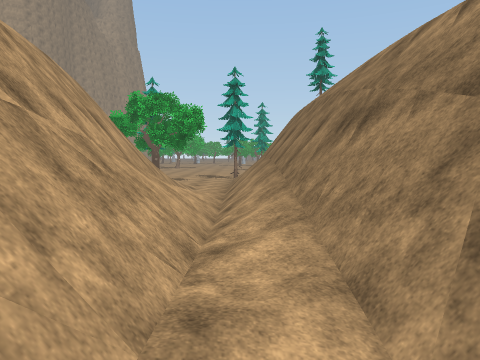
View 1 (above)

12 first-person views from a walk through a scene from a Unity 3-D project. The camera is 1.5 m above the floor, tilts 4° down and sees 70° across. The floor is counted in squares, 1 m on a side. Each view is taken from the middle of a square. On the plan, view 1 faces up. The plan holds only what a view shows up to about 16 squares ahead; the rest is blank. The place goes on beyond the plan. The player is left out. Some surface patterns are stand-ins.

View 2
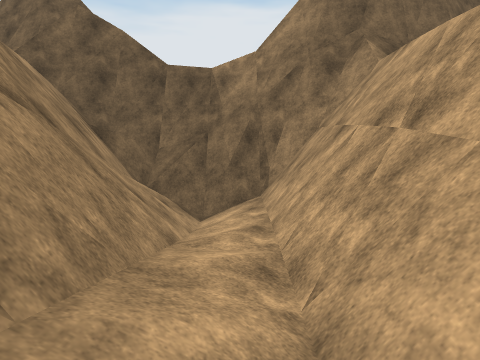

View 3
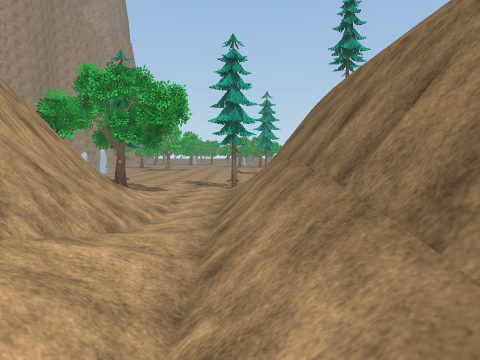

View 4
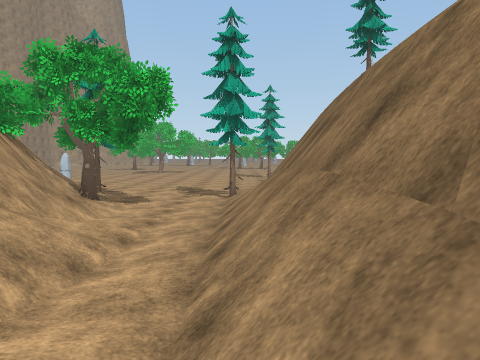

View 5
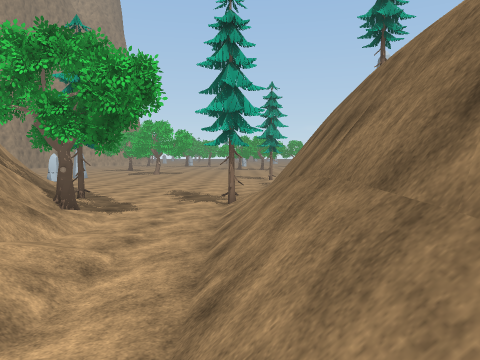

View 6
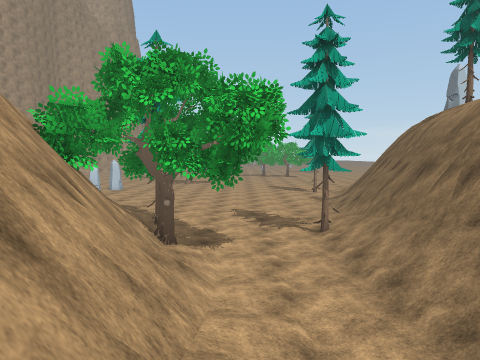

View 7
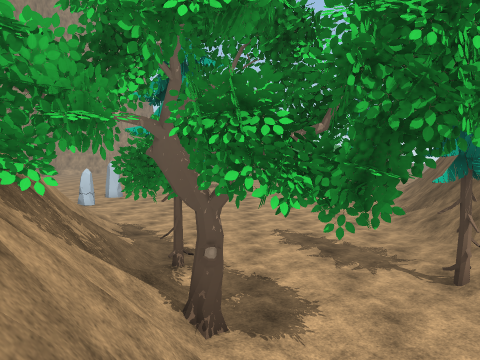

View 8
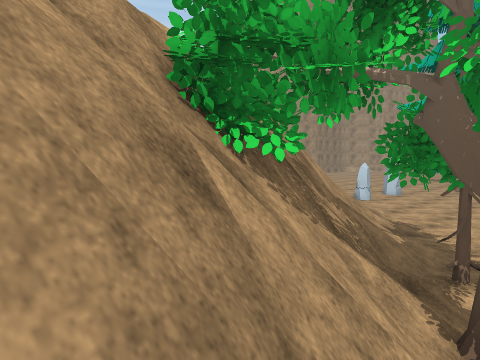

View 9
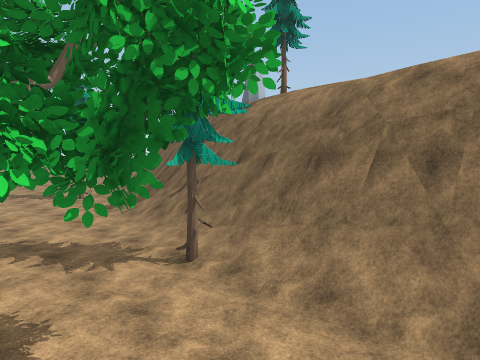

View 10
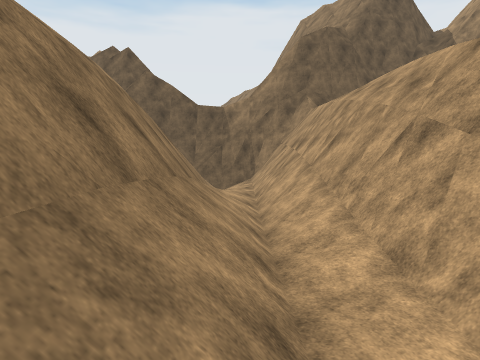

View 11
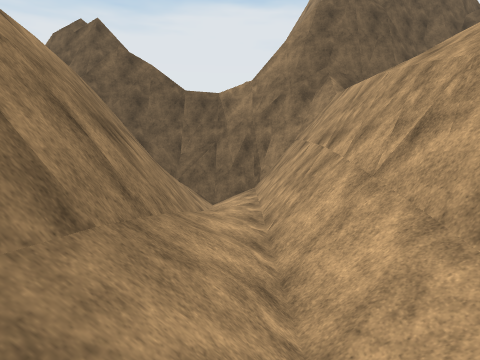

View 12
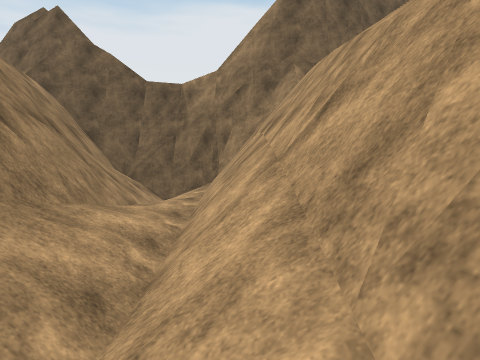

### Floor plan
Key: @ floor where view 1 was taken; # wall or solid block; . main floor; : floor 0.25 m higher than the main floor; + floor 0.5 m higher than the main floor; / step, stairs or slope; = window, fence, low wall or low ledge; v drop or lower ground; T tree; O other object.
Columns run from 11 left of view 1 to 4 right of it. Each row starts with its distance up from view 1.
 30 #//T.......T##
 29 ##=//......T##
 28  ##T/....../=#
 27  ##TTT...../=#
 26  #TOO:...../=#
 25  TT#=//....//#
 24   ##=//..../##
 23    ##//:.../#
 22    ##//:..:/#
 21     #/=//.:/#
 20     #v=//.:/#
 19     ##=//.:/#
 18     ###//.:/#
 17      ##//::/#
 16       #//::/#
 15       #/=+:/#
 14       ##=///#
 13       ##=///##
 12        #=////#
 11        ##///=#
 10        ##///=#
  9         #///=#
  8         #///=#
  7         #////#
  6         #////#
  5         ##=+####
  4         ##=+#==#
  3          #=+##=#
  2          #=+:/=#
  1          #=+//=#
  0          #=@//=#
 -1          #=///=#
 -2          #####=#
 -3             ####

Positions as (right, up) in squares from view 1, and headings:
1: (0, 0), facing up
2: (0, 10), facing down
3: (0, 8), facing up
4: (0, 12), facing up
5: (0, 14), facing up
6: (-4, 15), facing up
7: (-6, 21), facing up
8: (-6, 22), facing up-left
9: (-6, 22), facing up-right
10: (0, 21), facing down
11: (0, 15), facing down
12: (-2, 14), facing down
